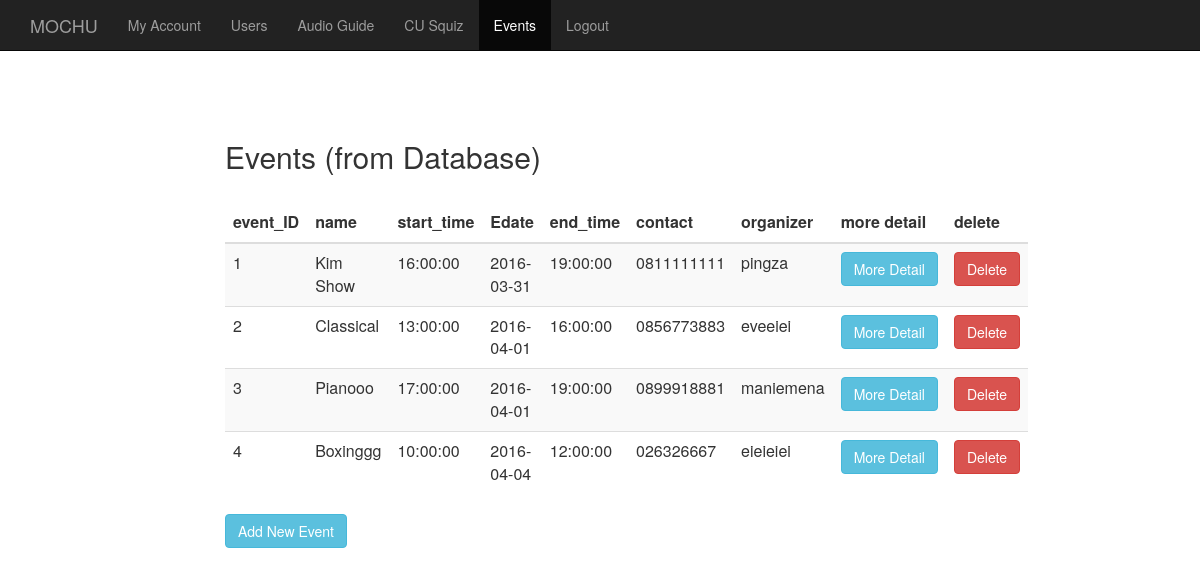
The page /admin/events.php on the database its author committed.
### tables this page shows
CREATE TABLE IF NOT EXISTS `Events` (
  `event_ID` int(8) NOT NULL AUTO_INCREMENT,
  `start_time` time DEFAULT NULL,
  `Edate` date DEFAULT NULL,
  `end_time` time DEFAULT NULL,
  `contact` varchar(10) DEFAULT NULL,
  `name` varchar(50) DEFAULT NULL,
  `description` varchar(256) DEFAULT NULL,
  `organizer` varchar(50) DEFAULT NULL,
  `picture` varchar(256) DEFAULT NULL,
  `type` varchar(50) DEFAULT NULL,
  `loc_ID` int(2) NOT NULL,
  PRIMARY KEY (`event_ID`),
  KEY `loc_ID` (`loc_ID`)
);

### admin/events.php (the view, shortened to what this page needs)
<?php include 'includes/db.php';
	if( (isset($_POST['edit_form']) )){
		$name=strip_tags($_POST['name']);
		$start_time=strip_tags($_POST['start_time']);
		$Edate=strip_tags($_POST['Edate']);
		$end_time=strip_tags($_POST['end_time']);
		$contact=strip_tags($_POST['contact']);
		$organizer=strip_tags($_POST['organizer']);
		$picture=strip_tags($_POST['picture']);
		$type=strip_tags($_POST['type']);
		$description=strip_tags($_POST['description']);
		$loc_ID=strip_tags($_POST['loc_ID']);
		$ins_sql = "UPDATE Events SET name='$name', start_time='$start_time', Edate='$Edate', end_time='$end_time', contact='$contact',
					organizer='$organizer', picture='$picture', type='$type', description='$description', loc_ID='$loc_ID' WHERE event_ID = '$event_ID' ";
		$run_sql = mysqli_query($conn, $ins_sql);
		header("Location:events.php");
	}else{
		echo "this doesn't work";
	}
?>
<html>
<head>
	<link rel="stylesheet" href="bootstrap/css/bootstrap.css">
</head>
<body>
	  <nav class="navbar navbar-inverse navbar-fixed-top">
    <div class="container">
      <div class="navbar-header">
        <a class="navbar-brand" href="#">MOCHU</a>
      </div>
      <div id="navbar" class="collapse navbar-collapse">
        <ul class="nav navbar-nav">
           <li><a href="myaccount.php">My Account</a></li>
           <li><a href="users.php">Users</a></li>
          <li><a href="audioGuide.php">Audio Guide</a></li>
          <li><a href="cuSquiz.php">CU Squiz</a></li>
          <li class="active"><a href="events.php">Events</a></li>
          <li><a href="logout.php">Logout</a></li>
        </ul>
      </div>
    </div>
  </nav>
	<div class="container-fluid" style="margin-top:100px">
		<div class="container-fluid">
			<div class="row">
				<div class="col-md-8 col-md-offset-2">
				<h2>Events (from Database)</h2><br>
				</div>
				<div class="col-md-8 col-md-offset-2">
					<table class="table table-striped">
						<thead>
							<th>event_ID</th>
							<th>name</th>
							<th>start_time</th>
							<th>Edate</th>
							<th>end_time</th>
							<th>contact</th>
							<th>organizer</th>
							<th>more detail</th>
							<th>delete</th>
						</thead>
						<tbody>
							<?php
							$sql = "SELECT * FROM Events";
							$run_sql = mysqli_query($conn,$sql);
							while($rows = mysqli_fetch_assoc($run_sql)){
								echo '
								<tr>
									<td>'.$rows['event_ID'].'</td>
									<td>'.$rows['name'].'</td>
									<td>'.$rows['start_time'].'</td>
									<td>'.$rows['Edate'].'</td>
									<td>'.$rows['end_time'].'</td>
									<td>'.$rows['contact'].'</td>
									<td>'.$rows['organizer'].'</td>
									<td><a class="btn btn-info" href="events_detail.php?detail_id='.$rows['event_ID'].'">More Detail</a></td>
									<td><a class="btn btn-danger" href="events.php?del_id='.$rows['event_ID'].'">Delete</a></td>
								</tr>
								';
							}
							?>
						</tbody>
					</table>
					<td><a class="btn btn-info" href="events_add.php">Add New Event</a></td>
				</div>
			</div>
		</div>
	</body>
	</html>

### rows shown on the page
events: event_ID "1", name "Kim Show", start_time "16:00:00", Edate "2016-03-31", end_time "19:00:00", contact "0811111111", organizer "pingza"
events: event_ID "2", name "Classical", start_time "13:00:00", Edate "2016-04-01", end_time "16:00:00", contact "0856773883", organizer "eveeiei"
events: event_ID "3", name "Pianooo", start_time "17:00:00", Edate "2016-04-01", end_time "19:00:00", contact "0899918881", organizer "maniemena"
events: event_ID "4", name "Boxinggg", start_time "10:00:00", Edate "2016-04-04", end_time "12:00:00", contact "026326667", organizer "eieieiei"
